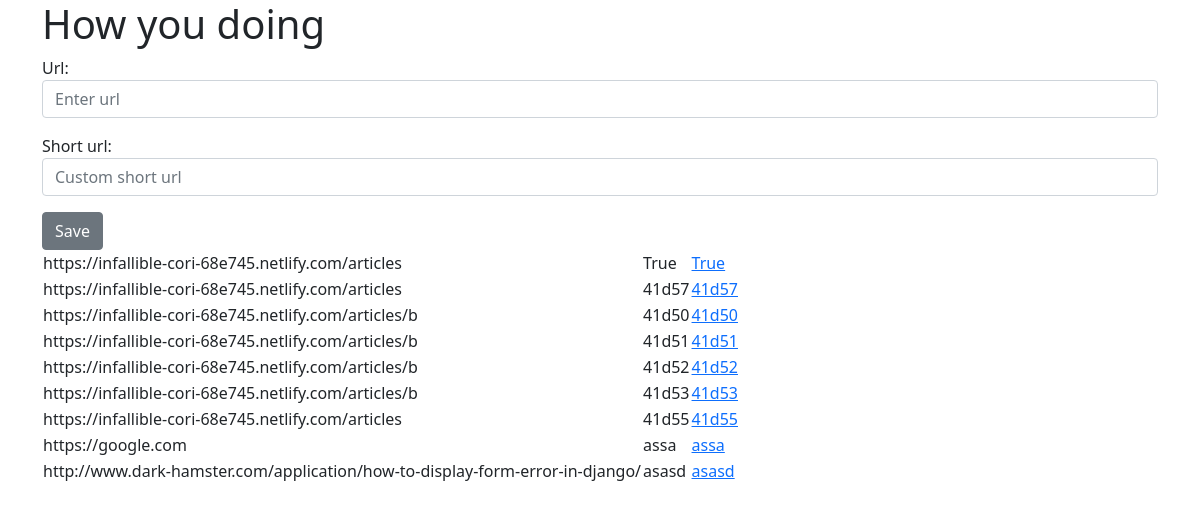
The page / on the database its author committed.
### app/models.py (models this page shows, shortened)
class Customer(models.Model):
	created = models.DateTimeField(auto_now=True)
	last_updated = models.DateTimeField(auto_now_add=True)
	url = models.CharField(max_length=150)
	short_url = models.CharField(max_length=20, unique=True)
	clicks = models.PositiveIntegerField(blank=True, null=True)
	total_clicks = models.IntegerField(default=0, blank=True, null=True)
	titles = models.CharField(max_length=200,default="No title found", blank=True, null=True)

### app/views.py (the view)
# urls.py: path('', views.index, name='index'),
def index(request):
	if request.method == 'POST':
		form = CustomLinkForm(request.POST)
		if form.is_valid():
			form.save()
			messages.success(request, 'Form submitted successfully')
			return reverse('index')
		else:
			messages.error(request, "Form is invalid.")
	else:
		form = CustomLinkForm()
	data = Customer.objects.all()
	context = {
		'form': form,
		'data': data,
		}
	return render(request,'index.html', context)

### app/forms.py
class CustomLinkForm(ModelForm):
	short_url = CharField(empty_value=True,required=False, widget=TextInput(attrs={'class':"form-control url-inp", 'id':"short_url", 'name':"short_url", 'placeholder':"Custom short url"}))
	class Meta:
		model = Customer
		fields = ['url','short_url']
		widgets = {
			'url' : TextInput(attrs={"class":"form-control", "id":"url", 'placeholder':"Enter url"}),
		}

### app/templates/index.html (shortened to what this page needs)
{% extends 'base.html' %}
{% block content %}
<h1>How you doing</h1>
<div class="form">
	<form method="POST">
		{{form.as_p}}
		<button type="submit" name="save" value="save" class="btn btn-secondary" id="save-btn">Save</button>
	</form>
</div>
<table>
{% for url in data %}
	<tr>
		<td>{{url.url}}</td>
		<td>{{url.short_url}}</td>
		<td><a href={{url.short_url}} target="blank">{{url.short_url}}</a></td>
	</tr>
{% endfor %}
</table>
{% endblock content %}

### app/templates/base.html (shortened to what this page needs)
<!DOCTYPE html>
<html lang="en">
<head>
	<link href="https://cdn.jsdelivr.net/npm/bootstrap@5.1.1/dist/css/bootstrap.min.css" rel="stylesheet">
</head>
<body>
	<div class="container">
		{% block content %}
		{% endblock content %}
	</div>
</body>
</html>

### rows shown on the page
Customer: url "https://infallible-cori-68e745.netlify.com/articles", short_url "True"
Customer: url "https://infallible-cori-68e745.netlify.com/articles", short_url "41d57"
Customer: url "https://infallible-cori-68e745.netlify.com/articles/b", short_url "41d50"
Customer: url "https://infallible-cori-68e745.netlify.com/articles/b", short_url "41d51"
Customer: url "https://infallible-cori-68e745.netlify.com/articles/b", short_url "41d52"
Customer: url "https://infallible-cori-68e745.netlify.com/articles/b", short_url "41d53"
Customer: url "https://infallible-cori-68e745.netlify.com/articles", short_url "41d55"
Customer: url "https://google.com", short_url "assa"
Customer: url "http://www.dark-hamster.com/application/how-to-display-form-error-in-django/", short_url "asasd"
